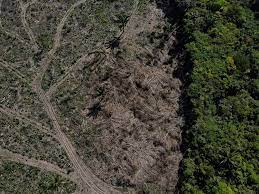
#> input picture Antes/desmatamento5.png, 259 x 194 px, found by its file name
$ python main.py
#> lines starting #> are read from the running program, lines starting #| are printed output that depends on the picture
import cv2
import numpy as np

for i in range(1, 6):
    imagem = cv2.imread('desmatamento5.png')
#> imagem is the input picture: shape (194, 259, 3); mean B, G, R 56.4, 68.5, 70.1

    imagem_cinza = cv2.cvtColor(imagem, cv2.COLOR_BGR2GRAY)
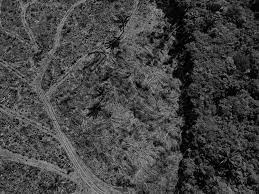
#> imagem_cinza: shape (194, 259); min 0, max 178, mean 67.6

    imagem_binaria = cv2.threshold(imagem_cinza, 10, 255, cv2.THRESH_BINARY)

    menor_limite = np.array([80, 80, 80], dtype=np.uint8)
    maior_limite = np.array([120, 138, 145], dtype=np.uint8)

    mascara = cv2.inRange(imagem, menor_limite, maior_limite)
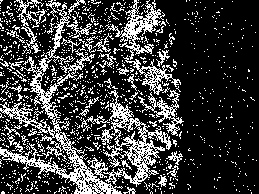
#> mascara: shape (194, 259); 24% white in thin lines or dots

#> (the run stopped early here; a loop or call above may not have finished)

$ run again, with Antes/desmatamento1.png copied over Antes/desmatamento5.png
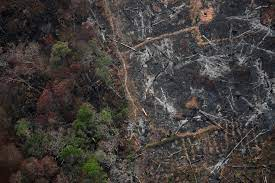
#> input picture Antes/desmatamento1.png, 275 x 183 px, found by its file name
#> imagem is the input picture: shape (183, 275, 3); mean B, G, R 58.7, 61.5, 66.2
#> `imagem_cinza = cv2.cvtColor(imagem, cv2.COLOR_BGR2GRAY)`:
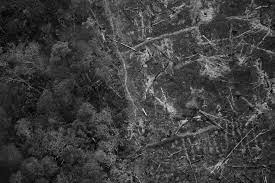
#> imagem_cinza: shape (183, 275); min 0, max 239, mean 62.6
#> `mascara = cv2.inRange(imagem, menor_limite, maior_limite)`:
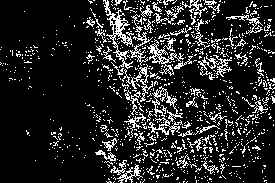
#> mascara: shape (183, 275); 14.9% white in thin lines or dots

$ run again, with Antes/desmatamento2.png copied over Antes/desmatamento5.png
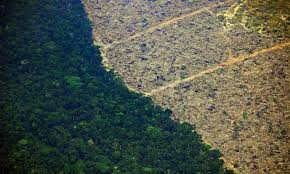
#> input picture Antes/desmatamento2.png, 290 x 174 px, found by its file name
#> imagem is the input picture: shape (174, 290, 3); mean B, G, R 74.2, 86.7, 80
#> `imagem_cinza = cv2.cvtColor(imagem, cv2.COLOR_BGR2GRAY)`:
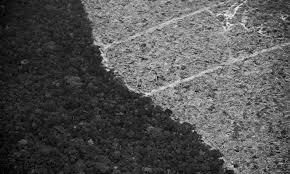
#> imagem_cinza: shape (174, 290); min 0, max 246, mean 83.3
#> `mascara = cv2.inRange(imagem, menor_limite, maior_limite)`:
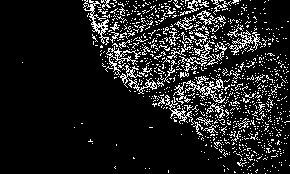
#> mascara: shape (174, 290); 12.4% white in thin lines or dots

$ run again, with Antes/desmatamento3.png copied over Antes/desmatamento5.png
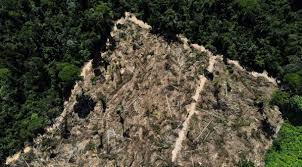
#> input picture Antes/desmatamento3.png, 302 x 167 px, found by its file name
#> imagem is the input picture: shape (167, 302, 3); mean B, G, R 54.9, 70.9, 73.2
#> `imagem_cinza = cv2.cvtColor(imagem, cv2.COLOR_BGR2GRAY)`:
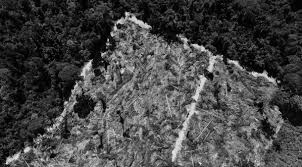
#> imagem_cinza: shape (167, 302); min 0, max 241, mean 69.8
#> `mascara = cv2.inRange(imagem, menor_limite, maior_limite)`:
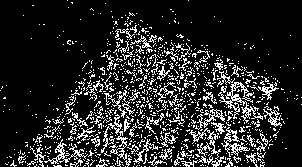
#> mascara: shape (167, 302); 15.6% white in thin lines or dots
